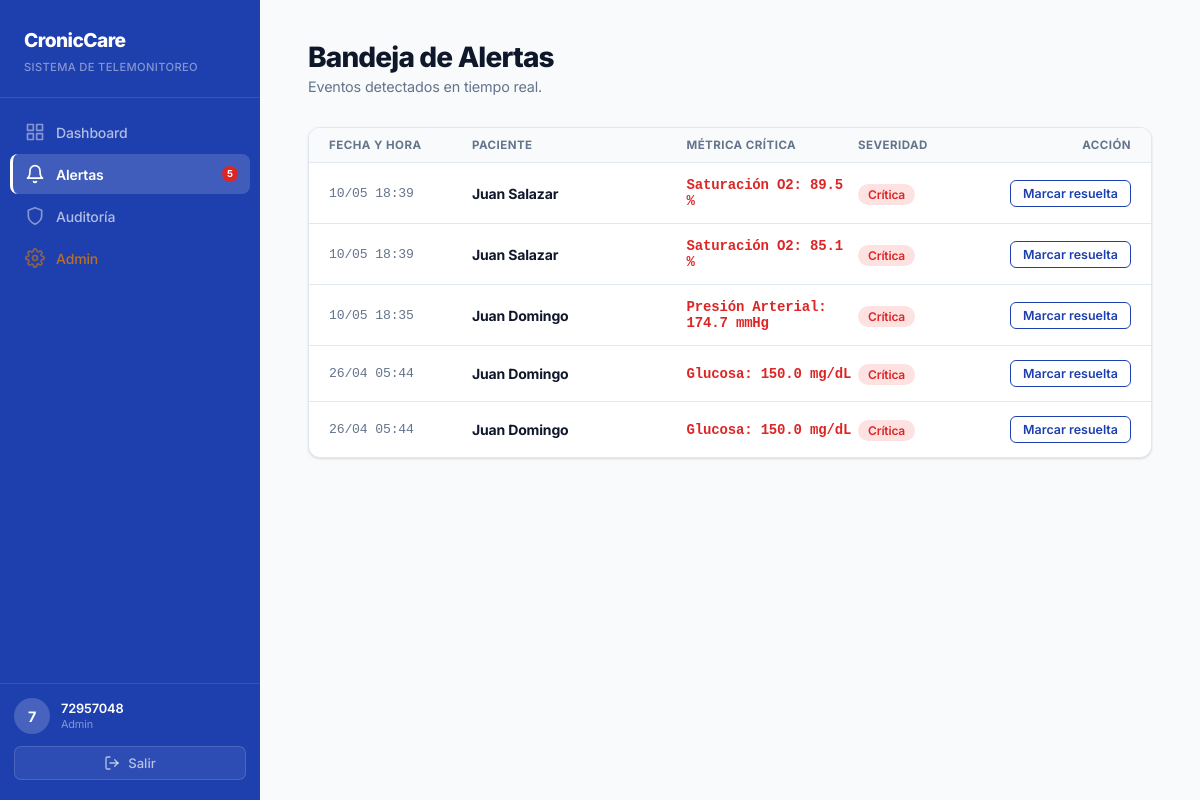
Before: /alertas/ (signed in) with the older database file.
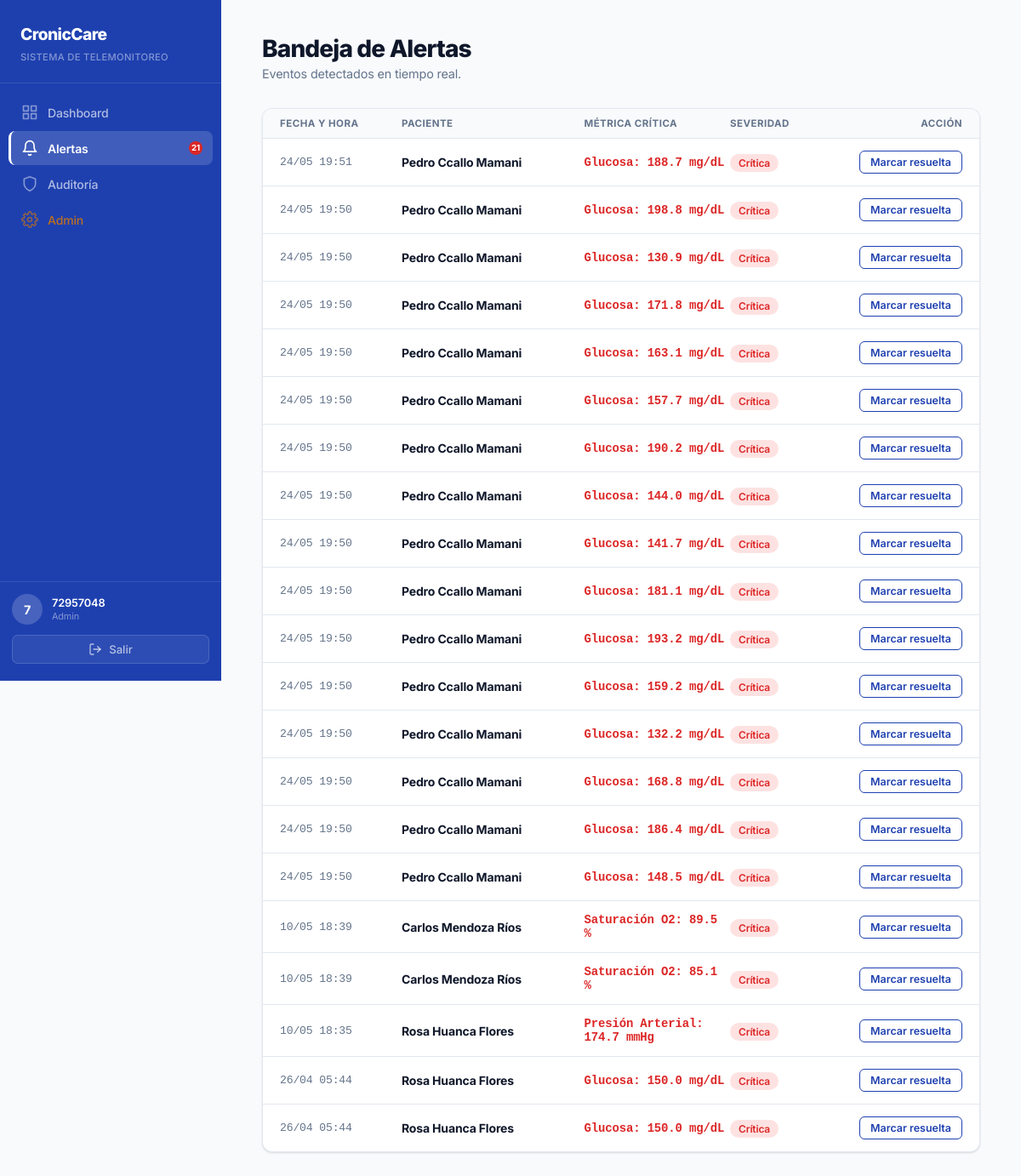
After: the same page with the newer database file.
### core/models.py (models this page shows, shortened)
class Alerta(models.Model):
    CRITICIDAD = [
        ('critica',  'Crítica'),
        ('moderada', 'Moderada'),
        ('leve',     'Leve'),
    ]
    paciente   = models.ForeignKey(Paciente, on_delete=models.CASCADE)
    metrica    = models.ForeignKey(Metrica, on_delete=models.SET_NULL, null=True, related_name='alertas')
    mensaje    = models.TextField()
    criticidad = models.CharField(max_length=20, choices=CRITICIDAD)
    resuelta   = models.BooleanField(default=False)
    fecha      = models.DateTimeField(auto_now_add=True)

class Paciente(models.Model):
    ENFERMEDADES = [
        ('diabetes_t2', 'Diabetes Tipo 2'),
        ('hipertension', 'Hipertensión Arterial'),
        ('asma', 'Asma'),
    ]
    user = models.OneToOneField(
        User, on_delete=models.SET_NULL,
        null=True, blank=True, related_name='paciente'
    )
    nombre = models.CharField(max_length=100)
    dni = models.CharField(max_length=8, unique=True)
    enfermedad = models.CharField(max_length=100, choices=ENFERMEDADES)
    fecha_registro = models.DateTimeField(auto_now_add=True)

class Metrica(models.Model):
    TIPOS = [
        ('glucosa',    'Glucosa'),
        ('presion',    'Presión Arterial'),
        ('saturacion', 'Saturación O2'),
        ('frecuencia', 'Frecuencia Cardíaca'),
    ]
    paciente = models.ForeignKey(Paciente, on_delete=models.CASCADE, related_name='metricas')
    tipo     = models.CharField(max_length=50, choices=TIPOS)
    valor    = models.FloatField()
    alerta   = models.BooleanField(default=False)
    fecha    = models.DateTimeField(auto_now_add=True)

### core/views.py (the view)
# urls.py: path('alertas/', views.bandeja_alertas, name='alertas'),
@login_required
@medico_required
def bandeja_alertas(request):
    alertas_raw = Alerta.objects.filter(
        resuelta=False
    ).select_related('paciente', 'metrica').order_by('-fecha')
    alertas_formateadas = []
    for a in alertas_raw:
        valor_str = f"{float(a.metrica.valor):.1f}" if a.metrica else None
        alertas_formateadas.append({
            'alerta': a,
            'valor_str': valor_str,
            'fecha_str': a.fecha.strftime('%d/%m %H:%M'),
        })
    return render(request, 'core/alertas.html', {'alertas': alertas_formateadas})

### core/context_processors.py (called while the page is built)
def alertas_pendientes(request):
    if not request.user.is_authenticated:
        return {
            'total_alertas_pendientes': 0,
            'alertas_recientes': [],
        }
    alertas = Alerta.objects.filter(
        resuelta=False,
        criticidad='critica',
    ).select_related('paciente', 'metrica').order_by('-fecha')
    alertas_data = []
    for alerta in alertas[:3]:
        alertas_data.append({
            'alerta': alerta,
            'valor_str': f"{float(alerta.metrica.valor):.1f}" if alerta.metrica else None,
        })
    return {
        'total_alertas_pendientes': alertas.count(),
        'alertas_recientes': alertas_data,
    }

### core/views.py (called while the page is built)
def es_medico(user):
    return user.groups.filter(name='Medico').exists() or user.is_superuser

### core/templates/core/alertas.html (shortened to what this page needs)
{% extends 'core/base.html' %}
{% block content %}
<div class="container">
  <header style="margin-bottom: 32px;">
    <h1 style="font-weight: 800; font-size: 1.75rem; letter-spacing: -0.03em; color: var(--text);">Bandeja de Alertas</h1>
    <p style="color: var(--muted); font-size: 0.9rem; margin-top: 4px;">Eventos detectados en tiempo real.</p>
  </header>
  <div class="card" style="padding: 0; overflow: hidden;">
    <div class="table-header" style="grid-template-columns: 1fr 1.5fr 1.2fr 1fr 130px;">
      <div>Fecha y Hora</div>
      <div>Paciente</div>
      <div>Métrica Crítica</div>
      <div>Severidad</div>
      <div style="text-align: right;">Acción</div>
    </div>
    <div id="tabla-alertas">
    {% for item in alertas %}
    <div id="alerta-{{ item.alerta.id }}" class="table-row" style="grid-template-columns: 1fr 1.5fr 1.2fr 1fr 130px;">
      <div style="font-family: monospace; font-size: 0.82rem; color: var(--muted);">{{ item.fecha_str }}</div>
      <div style="font-weight: 700;">
        <a href="{% url 'detalle_paciente' item.alerta.paciente.id %}"
           style="color: var(--text); text-decoration: none; transition: color 0.2s;"
           onmouseover="this.style.color='var(--primary)'"
           onmouseout="this.style.color='var(--text)'">
          {{ item.alerta.paciente.nombre }}
        </a>
      </div>
      <div style="font-family: monospace; font-weight: 600; color: var(--alert);">
        {% if item.alerta.metrica %}
          {{ item.alerta.metrica.get_tipo_display }}: {{ item.valor_str }}
          {% if item.alerta.metrica.tipo == 'glucosa' %}mg/dL
          {% elif item.alerta.metrica.tipo == 'presion' %}mmHg
          {% elif item.alerta.metrica.tipo == 'saturacion' %}%
          {% elif item.alerta.metrica.tipo == 'frecuencia' %}lpm
          {% endif %}
        {% else %}—{% endif %}
      </div>
      <div>
        {% if item.alerta.criticidad == 'critica' %}
        <span class="badge-alert">{{ item.alerta.get_criticidad_display }}</span>
        {% else %}
        <span class="badge-warning">{{ item.alerta.get_criticidad_display }}</span>
        {% endif %}
      </div>
      <div style="text-align: right;">
        <button type="button" class="btn-outline btn-sm"
                onclick="resolverAlerta({{ item.alerta.id }})">
          Marcar resuelta
        </button>
      </div>
    </div>
    {% endfor %}
    </div>
  </div>
</div>
{% endblock %}

### core/templates/core/base.html (shortened to what this page needs)
<!doctype html>
<html lang="es">
  <head>
  </head>
  <body>
    <aside class="sidebar" id="sidebar">
      <div class="sidebar-header">
        <span class="sidebar-logo">CronicCare</span>
        <span class="sidebar-subtitle">Sistema de Telemonitoreo</span>
      </div>
      <ul class="sidebar-nav">
        <li>
          <a
            href="{% url 'dashboard' %}"
            class="{% if request.resolver_match.url_name == 'dashboard' %}active{% endif %}"
          >
            <svg
              viewBox="0 0 24 24"
              fill="none"
              stroke="currentColor"
              stroke-width="2"
              stroke-linecap="round"
              stroke-linejoin="round"
            >
              <rect x="3" y="3" width="7" height="7" />
              <rect x="14" y="3" width="7" height="7" />
              <rect x="14" y="14" width="7" height="7" />
              <rect x="3" y="14" width="7" height="7" />
            </svg>
            Dashboard
          </a>
        </li>
        <li>
          <a
            href="{% url 'alertas' %}"
            class="{% if request.resolver_match.url_name == 'alertas' %}active{% endif %}"
          >
            <svg
              viewBox="0 0 24 24"
              fill="none"
              stroke="currentColor"
              stroke-width="2"
              stroke-linecap="round"
              stroke-linejoin="round"
            >
              <path d="M18 8A6 6 0 0 0 6 8c0 7-3 9-3 9h18s-3-2-3-9" />
              <path d="M13.73 21a2 2 0 0 1-3.46 0" />
            </svg>
            Alertas
            {% if total_alertas_pendientes > 0 %}
            <span class="nav-badge">{{ total_alertas_pendientes }}</span>
            {% endif %}
          </a>
        </li>
        {% if request.user.is_superuser or request.user.groups.all %}
        <li>
          <a
            href="{% url 'auditoria' %}"
            class="{% if request.resolver_match.url_name == 'auditoria' %}active{% endif %}"
          >
            <svg
              viewBox="0 0 24 24"
              fill="none"
              stroke="currentColor"
              stroke-width="2"
              stroke-linecap="round"
              stroke-linejoin="round"
            >
              <path d="M12 22s8-4 8-10V5l-8-3-8 3v7c0 6 8 10 8 10z" />
            </svg>
            Auditoría
          </a>
        </li>
        {% endif %} {% if request.user.is_superuser %}
        <li>
          <a href="/admin/" class="admin-link">
            Admin
          </a>
        </li>
        {% endif %}
      </ul>
      <div class="sidebar-footer">
        <div class="sidebar-user">
          <div class="user-avatar">
            {{ request.user.get_full_name|default:request.user.username|slice:":1" }}
          </div>
          <div class="user-info">
            <div class="user-name">
              <a href="{% url 'perfil_medico' %}" style="text-decoration: none; color: inherit;">
                {{ request.user.get_full_name|default:request.user.username }}
              </a>
            </div>
            <div class="user-role">
              {% if request.user.is_superuser %}Admin{% else %}Médico{% endif %}
            </div>
          </div>
        </div>
        <form method="POST" action="{% url 'logout' %}" style="margin: 0">
          <button type="submit" class="btn-logout">
            <svg
              width="16"
              height="16"
              viewBox="0 0 24 24"
              fill="none"
              stroke="currentColor"
              stroke-width="2"
              stroke-linecap="round"
              stroke-linejoin="round"
            >
              <path d="M9 21H5a2 2 0 0 1-2-2V5a2 2 0 0 1 2-2h4" />
              <polyline points="16 17 21 12 16 7" />
              <line x1="21" y1="12" x2="9" y2="12" />
            </svg>
            Salir
          </button>
        </form>
      </div>
    </aside>
    <main class="main-content">{% block content %}{% endblock %}</main>
  </body>
</html>

Changed rows visible on the page:
added Alerta: fecha_str "24/05 19:51", alerta.paciente.nombre "Pedro Ccallo Mamani", alerta.metrica.tipo "Glucosa", valor_str "188.7", shows "mg/dL", alerta.criticidad "Crítica"
added Alerta: fecha_str "24/05 19:50", alerta.paciente.nombre "Pedro Ccallo Mamani", alerta.metrica.tipo "Glucosa", valor_str "198.8", shows "mg/dL", alerta.criticidad "Crítica"
added Alerta: fecha_str "24/05 19:50", alerta.paciente.nombre "Pedro Ccallo Mamani", alerta.metrica.tipo "Glucosa", valor_str "130.9", shows "mg/dL", alerta.criticidad "Crítica"
added Alerta: fecha_str "24/05 19:50", alerta.paciente.nombre "Pedro Ccallo Mamani", alerta.metrica.tipo "Glucosa", valor_str "171.8", shows "mg/dL", alerta.criticidad "Crítica"
added Alerta: fecha_str "24/05 19:50", alerta.paciente.nombre "Pedro Ccallo Mamani", alerta.metrica.tipo "Glucosa", valor_str "163.1", shows "mg/dL", alerta.criticidad "Crítica"
added Alerta: fecha_str "24/05 19:50", alerta.paciente.nombre "Pedro Ccallo Mamani", alerta.metrica.tipo "Glucosa", valor_str "157.7", shows "mg/dL", alerta.criticidad "Crítica"
added Alerta: fecha_str "24/05 19:50", alerta.paciente.nombre "Pedro Ccallo Mamani", alerta.metrica.tipo "Glucosa", valor_str "190.2", shows "mg/dL", alerta.criticidad "Crítica"
added Alerta: fecha_str "24/05 19:50", alerta.paciente.nombre "Pedro Ccallo Mamani", alerta.metrica.tipo "Glucosa", valor_str "144.0", shows "mg/dL", alerta.criticidad "Crítica"
added Alerta: fecha_str "24/05 19:50", alerta.paciente.nombre "Pedro Ccallo Mamani", alerta.metrica.tipo "Glucosa", valor_str "141.7", shows "mg/dL", alerta.criticidad "Crítica"
added Alerta: fecha_str "24/05 19:50", alerta.paciente.nombre "Pedro Ccallo Mamani", alerta.metrica.tipo "Glucosa", valor_str "181.1", shows "mg/dL", alerta.criticidad "Crítica"
added Alerta: fecha_str "24/05 19:50", alerta.paciente.nombre "Pedro Ccallo Mamani", alerta.metrica.tipo "Glucosa", valor_str "193.2", shows "mg/dL", alerta.criticidad "Crítica"
added Alerta: fecha_str "24/05 19:50", alerta.paciente.nombre "Pedro Ccallo Mamani", alerta.metrica.tipo "Glucosa", valor_str "159.2", shows "mg/dL", alerta.criticidad "Crítica"
added Alerta: fecha_str "24/05 19:50", alerta.paciente.nombre "Pedro Ccallo Mamani", alerta.metrica.tipo "Glucosa", valor_str "132.2", shows "mg/dL", alerta.criticidad "Crítica"
added Alerta: fecha_str "24/05 19:50", alerta.paciente.nombre "Pedro Ccallo Mamani", alerta.metrica.tipo "Glucosa", valor_str "168.8", shows "mg/dL", alerta.criticidad "Crítica"
added Alerta: fecha_str "24/05 19:50", alerta.paciente.nombre "Pedro Ccallo Mamani", alerta.metrica.tipo "Glucosa", valor_str "186.4", shows "mg/dL", alerta.criticidad "Crítica"
added Alerta: fecha_str "24/05 19:50", alerta.paciente.nombre "Pedro Ccallo Mamani", alerta.metrica.tipo "Glucosa", valor_str "148.5", shows "mg/dL", alerta.criticidad "Crítica"
changed through a linked row, Alerta (number 17 of 21 on the later page): alerta.paciente.nombre "Juan Salazar" → "Carlos Mendoza Ríos"
changed through a linked row, Alerta (number 18 of 21 on the later page): alerta.paciente.nombre "Juan Salazar" → "Carlos Mendoza Ríos"
changed through a linked row, Alerta "Presión Arterial": alerta.paciente.nombre "Juan Domingo" → "Rosa Huanca Flores"
changed through a linked row, Alerta (number 20 of 21 on the later page): alerta.paciente.nombre "Juan Domingo" → "Rosa Huanca Flores"
changed through a linked row, Alerta (number 21 of 21 on the later page): alerta.paciente.nombre "Juan Domingo" → "Rosa Huanca Flores"
Other visible differences:
{{ total_alertas_pendientes }}: "5" → "21"
